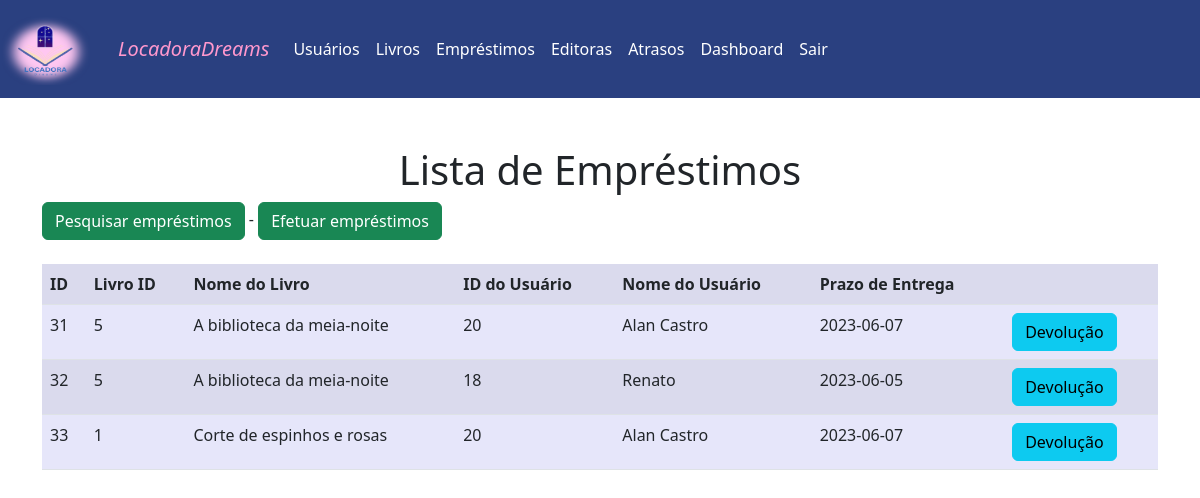
The app's page /Juliana3A/emprestimo.php (signed in) with its own data.
### tables this page shows
CREATE TABLE `emprestimos` (
  `id` int(11) NOT NULL,
  `livro_id` int(11) NOT NULL,
  `livro_nome` text NOT NULL,
  `usuario_id` int(11) NOT NULL,
  `usuario_nome` text NOT NULL,
  `prazo_entrega` date NOT NULL,
  `data_emprestimo` date NOT NULL,
  `devolvido` int(11) NOT NULL,
  `cpf_usuario` text NOT NULL
);

### Juliana3A/emprestimo.php (the view, shortened to what this page needs)
<!DOCTYPE html>
<html lang="en">
<head>
	<link rel="stylesheet" href="css/bootstrap.min.css">
</head>
<body>
<nav class="navbar navbar-expand-lg "  style="background-color: #2A4080;">
		<a class="navbar-brand" href="#">
      		<img src="logo.png" alt="Bootstrap" width="90" height="72">
    	</a>
        <div class="container-fluid">
          <a class="navbar-brand" href="index.html">LocadoraDreams</a>
          <div class="collapse navbar-collapse" id="navbarNavAltMarkup">
            <div class="navbar-nav">
              <a class="nav-link" href="usuarios.php">Usuários</a>
			  <a class="nav-link" href="livros.php">Livros</a>
              <a class="nav-link" href="emprestimo.php">Empréstimos</a>
			  <a class="nav-link" href="editora.php">Editoras</a>
			  <a class="nav-link" href="atrasos.php">Atrasos</a>
			  <a class="nav-link " href="dashboard.php" class="dashboard-button">Dashboard</a>
			  <a class="nav-link " href="logout.php">Sair</a>
            </div>
          </div>
        </div>
      </nav>
	  <br><br>
<div class="container">
<center><h1>Lista de Empréstimos</h1></center>
<a href="pesquisaemp.php" type="button" class="btn btn-success">Pesquisar empréstimos</a> -
<a href="emprestar.php" type="button" class="btn btn-success">Efetuar empréstimos</a><br><br>
      <table class= "table table-striped">
		<tr>
			<th>ID</th>
			<th>Livro ID</th>
			<th>Nome do Livro</th>
			<th>ID do Usuário</th>
			<th>Nome do Usuário</th>
			<th>Prazo de Entrega</th>
			<th></th>
		</tr>
		<?php
			include 'conexao.php';
			$sql = "SELECT * FROM emprestimos";
			$result = mysqli_query($conn, $sql);
			if (mysqli_num_rows($result) > 0) {
				while ($row = mysqli_fetch_assoc($result)) {
					echo "<tr>";
					echo "<td>".$row["id"]."</td>";
					echo "<td>".$row["livro_id"]."</td>";
					echo "<td>".$row["livro_nome"]."</td>";
					echo "<td>".$row["usuario_id"]."</td>";
					echo "<td>".$row["usuario_nome"]."</td>";
					echo "<td>".$row["prazo_entrega"]."</td>";
					echo "<td><a href='devolucaolivro.php?id=".$row["id"]."' class='btn btn-info'>Devolução</a></td>";
					echo "</tr>";
				}
			} else {
				echo "<tr><td colspan='4'>Nenhum emprestimo encontrado.</td></tr>";
			}
		?>
	</table>
	</div>
</body>
</html>

### Juliana3A/emprestimo.php (style rules this page uses)
.table-striped { background: #E6E6FA; }
.navbar-brand { font-style: italic; color: #ff98cd; }
.nav-link { color: #ffffff; }

### records on screen
emprestimos: id "31", livro "5", livro_nome "A biblioteca da meia-noite", usuario "20", usuario_nome "Alan Castro", prazo_entrega "2023-06-07"
emprestimos: id "32", livro "5", livro_nome "A biblioteca da meia-noite", usuario "18", usuario_nome "Renato", prazo_entrega "2023-06-05"
emprestimos: id "33", livro "1", livro_nome "Corte de espinhos e rosas", usuario "20", usuario_nome "Alan Castro", prazo_entrega "2023-06-07"
